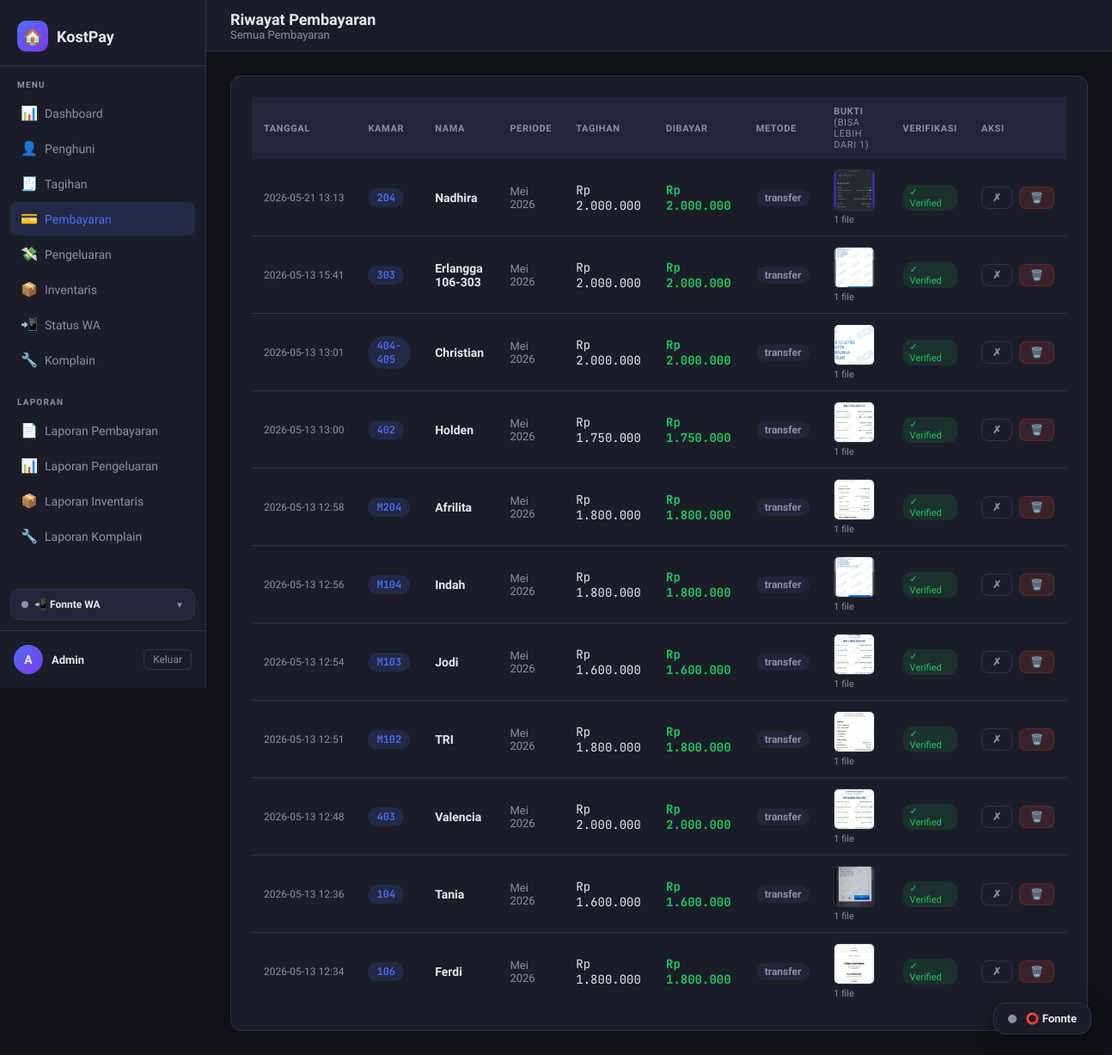
Screenshot of /pembayaran/ (signed in) with the database file from the repository.
### tables this page shows
CREATE TABLE pembayaran (
            id           INTEGER PRIMARY KEY AUTOINCREMENT,
            tagihan_id   INTEGER NOT NULL,
            penghuni_id  INTEGER NOT NULL,
            jumlah_bayar REAL    NOT NULL,
            metode       TEXT    NOT NULL DEFAULT 'transfer',
            bukti_file   TEXT,               -- path file upload
            catatan      TEXT,
            tanggal_bayar TEXT   DEFAULT (datetime('now','localtime')),
            verified     INTEGER NOT NULL DEFAULT 0,
            FOREIGN KEY (tagihan_id)  REFERENCES tagihan(id),
            FOREIGN KEY (penghuni_id) REFERENCES penghuni(id)
        );

CREATE TABLE penghuni (
            id          INTEGER PRIMARY KEY AUTOINCREMENT,
            nama        TEXT    NOT NULL,
            nomor_kamar TEXT    NOT NULL UNIQUE,
            no_hp       TEXT,
            email       TEXT,
            tanggal_masuk TEXT,
            harga_sewa  REAL    NOT NULL DEFAULT 0,
            aktif       INTEGER NOT NULL DEFAULT 1,
            created_at  TEXT    DEFAULT (datetime('now','localtime'))
        , foto_ktp TEXT DEFAULT NULL, bukti_transfer_jaminan TEXT DEFAULT NULL, bukti_pengembalian_jaminan TEXT DEFAULT NULL);

CREATE TABLE tagihan (
            id           INTEGER PRIMARY KEY AUTOINCREMENT,
            penghuni_id  INTEGER NOT NULL,
            bulan        TEXT    NOT NULL,   -- format: YYYY-MM
            jumlah       REAL    NOT NULL,
            keterangan   TEXT,
            status       TEXT    NOT NULL DEFAULT 'belum',  -- belum / lunas / sebagian
            created_at   TEXT    DEFAULT (datetime('now','localtime')), tanggal_jatuh_tempo TEXT, notif_wa_terkirim INTEGER NOT NULL DEFAULT 0, wa_count INTEGER DEFAULT 0,
            FOREIGN KEY (penghuni_id) REFERENCES penghuni(id)
        );

CREATE TABLE pembayaran_bukti (
            id             INTEGER PRIMARY KEY AUTOINCREMENT,
            pembayaran_id  INTEGER NOT NULL,
            filename       TEXT    NOT NULL,
            original_name  TEXT,
            uploaded_at    TEXT    DEFAULT (datetime('now','localtime')),
            FOREIGN KEY (pembayaran_id) REFERENCES pembayaran(id) ON DELETE CASCADE
        );

### routes/pembayaran_routes.py (the view)
@pembayaran_bp.route('/')
@login_required
def index():
    _init_bukti_table()
    conn = get_db()
    daftar = conn.execute("""
        SELECT pm.*, p.nama, p.nomor_kamar, t.bulan, t.jumlah AS jumlah_tagihan
        FROM pembayaran pm
        JOIN tagihan  t ON pm.tagihan_id  = t.id
        JOIN penghuni p ON pm.penghuni_id = p.id
        ORDER BY pm.tanggal_bayar DESC
    """).fetchall()
    all_bukti = conn.execute(
        "SELECT * FROM pembayaran_bukti ORDER BY pembayaran_id, id"
    ).fetchall()
    conn.close()
    bukti_map = {}
    for b in all_bukti:
        bukti_map.setdefault(b['pembayaran_id'], []).append(b)
    return render_template('pembayaran/index.html', daftar=daftar, bukti_map=bukti_map)

### models/database.py (called while the page is built)
def get_db():
    conn = sqlite3.connect(DATABASE)
    conn.row_factory = sqlite3.Row  # akses kolom via nama
    return conn

### routes/pembayaran_routes.py (called while the page is built)
def _init_bukti_table():
    conn = get_db()
    conn.execute("""
        CREATE TABLE IF NOT EXISTS pembayaran_bukti (
            id             INTEGER PRIMARY KEY AUTOINCREMENT,
            pembayaran_id  INTEGER NOT NULL,
            filename       TEXT    NOT NULL,
            original_name  TEXT,
            uploaded_at    TEXT    DEFAULT (datetime('now','localtime')),
            FOREIGN KEY (pembayaran_id) REFERENCES pembayaran(id) ON DELETE CASCADE
        )
    """)
    conn.commit()
    conn.close()

### utils/activity_logger.py (called while the page is built, shortened)
def log_activity(app):
    @app.before_request
    def _track():
        admin_id = session.get("admin_id")
        username = session.get("admin_username")
        if not admin_id or not username:
            return

### utils/auth.py (called while the page is built)
def login_required(f):
    @wraps(f)
    def decorated(*args, **kwargs):
        if 'admin_id' not in session:
            flash('Silakan login terlebih dahulu.', 'warning')
            return redirect(url_for('auth.login'))
        return f(*args, **kwargs)
    return decorated

### utils/context_processors.py (called while the page is built)
def register_context_processors(app):
    @app.context_processor
    def inject_komplain_badge():
        if not session.get('admin_id'):
            return {}
        try:
            from models.database import get_db
            row = get_db().execute(
                "SELECT COUNT(*) c FROM komplain WHERE status='baru'"
            ).fetchone()
            return {'komplain_baru_count': row['c'] if row and row['c'] else 0}
        except Exception:
            return {'komplain_baru_count': 0}

### utils/format_helper.py (called while the page is built)
def rupiah(amount) -> str:
    try:
        return f"Rp {float(amount):,.0f}".replace(",", ".")
    except (ValueError, TypeError):
        return "Rp 0"

def nama_bulan(bulan_str: str) -> str:
    BULAN = [
        '', 'Januari', 'Februari', 'Maret', 'April', 'Mei', 'Juni',
        'Juli', 'Agustus', 'September', 'Oktober', 'November', 'Desember'
    ]
    try:
        tahun, bln = bulan_str.split('-')
        return f"{BULAN[int(bln)]} {tahun}"
    except Exception:
        return bulan_str

### templates/pembayaran/index.html (shortened to what this page needs)
{% extends 'base.html' %}
{% block page_title %}Riwayat Pembayaran{% endblock %}
{% block breadcrumb %}Semua Pembayaran{% endblock %}
{% block content %}
<div class="card">
  <div class="table-wrap">
    {% if daftar %}
    <table>
      <thead>
        <tr>
          <th>Tanggal</th><th>Kamar</th><th>Nama</th><th>Periode</th>
          <th>Tagihan</th><th>Dibayar</th><th>Metode</th>
          <th>Bukti <span style="font-weight:400; font-size:11px; color:var(--muted);">(bisa lebih dari 1)</span></th>
          <th>Verifikasi</th><th>Aksi</th>
        </tr>
      </thead>
      <tbody>
      {% for pm in daftar %}
      {% set bukti_list = bukti_map.get(pm.id, []) %}
      <tr>
        <td class="text-muted" style="font-size:12px; white-space:nowrap;">{{ pm.tanggal_bayar[:16] }}</td>
        <td><span class="badge badge-info text-mono">{{ pm.nomor_kamar }}</span></td>
        <td class="fw-bold">{{ pm.nama }}</td>
        <td class="text-muted">{{ pm.bulan | nama_bulan }}</td>
        <td class="text-mono">{{ pm.jumlah_tagihan | rupiah }}</td>
        <td class="text-mono text-green fw-bold">{{ pm.jumlah_bayar | rupiah }}</td>
        <td><span class="badge badge-secondary">{{ pm.metode }}</span></td>
        <td>
          {% if bukti_list %}
            <div class="bukti-thumb-row">
              {% for b in bukti_list %}
                {% if b.filename.endswith('.pdf') %}
                  <a href="{{ url_for('static', filename='uploads/' ~ b.filename) }}"
                     target="_blank"
                     class="btn btn-outline btn-sm"
                     title="{{ b.original_name or 'PDF' }}">📄</a>
                {% else %}
                  <img src="{{ url_for('static', filename='uploads/' ~ b.filename) }}"
                       class="bukti-thumb"
                       onclick="showImg('{{ url_for('static', filename='uploads/' ~ b.filename) }}')"
                       title="{{ b.original_name or '' }}"
                       alt="Bukti">
                {% endif %}
              {% endfor %}
              <span class="bukti-count">{{ bukti_list | length }} file</span>
            </div>
          {% else %}
            <span class="text-muted">—</span>
          {% endif %}
        </td>
        <td>
          {% if pm.verified %}
            <span class="verified-chip yes">✓ Verified</span>
          {% else %}
            <span class="verified-chip no">⏳ Pending</span>
          {% endif %}
        </td>
        <td>
          <div class="flex gap-2">
            {% if not pm.verified %}
            <a href="{{ url_for('pembayaran.verifikasi', pid=pm.id, status=1) }}"
               class="btn btn-success btn-sm" title="Verifikasi">✓</a>
            {% else %}
            <a href="{{ url_for('pembayaran.verifikasi', pid=pm.id, status=0) }}"
               class="btn btn-outline btn-sm" title="Batal Verifikasi">✗</a>
            {% endif %}
            <a href="{{ url_for('pembayaran.hapus', pid=pm.id) }}"
               class="btn btn-danger btn-sm"
               onclick="return confirm('Hapus data pembayaran ini?')">🗑️</a>
          </div>
        </td>
      </tr>
      {% endfor %}
      </tbody>
    </table>
    {% else %}
    <div class="empty">
      <div class="empty-icon">💳</div>
      <div>Belum ada riwayat pembayaran.</div>
    </div>
    {% endif %}
  </div>
</div>
{% endblock %}

### templates/base.html (shortened to what this page needs)
<!DOCTYPE html>
<html lang="id">
<head>
</head>
<body>
<aside class="sidebar">
  <div class="sidebar-brand">
    <a href="{{ url_for('dashboard.index') }}" class="brand-logo">
      <div class="icon">🏠</div>
      KostPay
    </a>
  </div>
  <nav class="sidebar-nav">
    <div class="nav-section">
      <div class="nav-label">Menu</div>
      <a href="{{ url_for('dashboard.index') }}" class="nav-link {% if request.endpoint == 'dashboard.index' %}active{% endif %}">
        <span class="nav-icon">📊</span> Dashboard
      </a>
      <a href="{{ url_for('penghuni.index') }}" class="nav-link {% if request.blueprint == 'penghuni' %}active{% endif %}">
        <span class="nav-icon">👤</span> Penghuni
      </a>
      <a href="{{ url_for('tagihan.index') }}" class="nav-link {% if request.blueprint == 'tagihan' %}active{% endif %}">
        <span class="nav-icon">🧾</span> Tagihan
      </a>
      <a href="{{ url_for('pembayaran.index') }}" class="nav-link {% if request.blueprint == 'pembayaran' %}active{% endif %}">
        <span class="nav-icon">💳</span> Pembayaran
      </a>
      <a href="{{ url_for('pengeluaran.index') }}" class="nav-link {% if request.blueprint == 'pengeluaran' %}active{% endif %}">
        <span class="nav-icon">💸</span> Pengeluaran
      </a>
      <a href="{{ url_for('inventaris.index') }}" class="nav-link {% if request.blueprint == 'inventaris' %}active{% endif %}">
        <span class="nav-icon">📦</span> Inventaris
      </a>
      <a href="{{ url_for('wa_scheduler.status') }}" class="nav-link {% if request.blueprint == 'wa_scheduler' %}active{% endif %}">
        <span class="nav-icon">📲</span> Status WA
      </a>
      <a href="{{ url_for('komplain.index') }}" class="nav-link {% if request.blueprint == 'komplain' %}active{% endif %}"
         style="position:relative;">
        <span class="nav-icon">🔧</span> Komplain
      </a>
    </div>
    <div class="nav-section">
      <div class="nav-label">Laporan</div>
      <a href="{{ url_for('laporan.pembayaran') }}" class="nav-link {% if request.endpoint == 'laporan.pembayaran' %}active{% endif %}">
        <span class="nav-icon">📄</span> Laporan Pembayaran
      </a>
      <a href="{{ url_for('laporan.pengeluaran') }}" class="nav-link {% if request.endpoint == 'laporan.pengeluaran' %}active{% endif %}">
        <span class="nav-icon">📊</span> Laporan Pengeluaran
      </a>
      <a href="{{ url_for('laporan_inventaris.index') }}" class="nav-link {% if request.blueprint == 'laporan_inventaris' %}active{% endif %}">
        <span class="nav-icon">📦</span> Laporan Inventaris
      </a>
      <a href="{{ url_for('komplain.laporan') }}" class="nav-link {% if request.endpoint == 'komplain.laporan' %}active{% endif %}">
        <span class="nav-icon">🔧</span> Laporan Komplain
      </a>
    </div>
  </nav>
  <div class="wa-panel" id="waSidePanel">
    <div class="wa-panel-header" onclick="toggleWaPanel()">
      <div class="wa-panel-title">
        <span class="wa-dot" id="waSideDot"></span>
        📲 Fonnte WA
      </div>
      <span class="wa-panel-toggle" id="waPanelToggle">▼</span>
    </div>
  </div>
  <div class="sidebar-footer">
    <div class="user-info">
      <div class="user-avatar">{{ (session.admin_nama or 'A')[0] }}</div>
      <div class="user-name">{{ session.admin_nama or 'Admin' }}</div>
      <a href="{{ url_for('auth.logout') }}" class="logout-btn">Keluar</a>
    </div>
  </div>
</aside>
<div class="main">
  <div class="topbar">
    <div>
      <h1>{% block page_title %}KostPay{% endblock %}</h1>
      <div class="breadcrumb">{% block breadcrumb %}{% endblock %}</div>
    </div>
  </div>
  <div class="content">
    {% block content %}{% endblock %}
  </div>
</div>
<div class="wa-float" id="waFloat" onclick="toggleWaFloatPopup()">
  <div class="wa-float-dot" id="waFloatDot"></div>
  <span id="waFloatLabel">WA Server</span>
</div>
</body>
</html>

### templates/pembayaran/index.html (style rules this page uses)
.bukti-thumb-row { display: flex; flex-wrap: wrap; align-items: center; gap: 4px; }
.bukti-count { font-size: 11px; color: var(--muted); white-space: nowrap; }

### rows the page displays
pembayaran: tanggal_bayar "2026-05-21 13:13", nomor_kamar "204", nama "Nadhira", bulan|nama_bulan "Mei 2026", jumlah_tagihan|rupiah "Rp 2.000.000", jumlah_bayar|rupiah "Rp 2.000.000", metode "transfer", bukti_list "1", verified "✓ Verified"
pembayaran_bukti: filename (picture)
pembayaran: tanggal_bayar "2026-05-13 15:41", nomor_kamar "303", nama "Erlangga 106-303", bulan|nama_bulan "Mei 2026", jumlah_tagihan|rupiah "Rp 2.000.000", jumlah_bayar|rupiah "Rp 2.000.000", metode "transfer", bukti_list "1", verified "✓ Verified"
pembayaran_bukti: filename (picture)
pembayaran: tanggal_bayar "2026-05-13 13:01", nomor_kamar "404-405", nama "Christian", bulan|nama_bulan "Mei 2026", jumlah_tagihan|rupiah "Rp 2.000.000", jumlah_bayar|rupiah "Rp 2.000.000", metode "transfer", bukti_list "1", verified "✓ Verified"
pembayaran_bukti: filename (picture)
pembayaran: tanggal_bayar "2026-05-13 13:00", nomor_kamar "402", nama "Holden", bulan|nama_bulan "Mei 2026", jumlah_tagihan|rupiah "Rp 1.750.000", jumlah_bayar|rupiah "Rp 1.750.000", metode "transfer", bukti_list "1", verified "✓ Verified"
pembayaran_bukti: filename (picture)
pembayaran: tanggal_bayar "2026-05-13 12:58", nomor_kamar "M204", nama "Afrilita", bulan|nama_bulan "Mei 2026", jumlah_tagihan|rupiah "Rp 1.800.000", jumlah_bayar|rupiah "Rp 1.800.000", metode "transfer", bukti_list "1", verified "✓ Verified"
pembayaran_bukti: filename (picture)
pembayaran: tanggal_bayar "2026-05-13 12:56", nomor_kamar "M104", nama "Indah", bulan|nama_bulan "Mei 2026", jumlah_tagihan|rupiah "Rp 1.800.000", jumlah_bayar|rupiah "Rp 1.800.000", metode "transfer", bukti_list "1", verified "✓ Verified"
pembayaran_bukti: filename (picture)
pembayaran: tanggal_bayar "2026-05-13 12:54", nomor_kamar "M103", nama "Jodi", bulan|nama_bulan "Mei 2026", jumlah_tagihan|rupiah "Rp 1.600.000", jumlah_bayar|rupiah "Rp 1.600.000", metode "transfer", bukti_list "1", verified "✓ Verified"
pembayaran_bukti: filename (picture)
pembayaran: tanggal_bayar "2026-05-13 12:51", nomor_kamar "M102", nama "TRI", bulan|nama_bulan "Mei 2026", jumlah_tagihan|rupiah "Rp 1.800.000", jumlah_bayar|rupiah "Rp 1.800.000", metode "transfer", bukti_list "1", verified "✓ Verified"
pembayaran_bukti: filename (picture)
pembayaran: tanggal_bayar "2026-05-13 12:48", nomor_kamar "403", nama "Valencia", bulan|nama_bulan "Mei 2026", jumlah_tagihan|rupiah "Rp 2.000.000", jumlah_bayar|rupiah "Rp 2.000.000", metode "transfer", bukti_list "1", verified "✓ Verified"
pembayaran_bukti: filename (picture)
pembayaran: tanggal_bayar "2026-05-13 12:36", nomor_kamar "104", nama "Tania", bulan|nama_bulan "Mei 2026", jumlah_tagihan|rupiah "Rp 1.600.000", jumlah_bayar|rupiah "Rp 1.600.000", metode "transfer", bukti_list "1", verified "✓ Verified"
pembayaran_bukti: filename (picture)
pembayaran: tanggal_bayar "2026-05-13 12:34", nomor_kamar "106", nama "Ferdi", bulan|nama_bulan "Mei 2026", jumlah_tagihan|rupiah "Rp 1.800.000", jumlah_bayar|rupiah "Rp 1.800.000", metode "transfer", bukti_list "1", verified "✓ Verified"
pembayaran_bukti: filename (picture)

### other values shown
{{ (session.admin_nama or 'A')[0] }} "A"
{{ session.admin_nama or 'Admin' }} "Admin"
